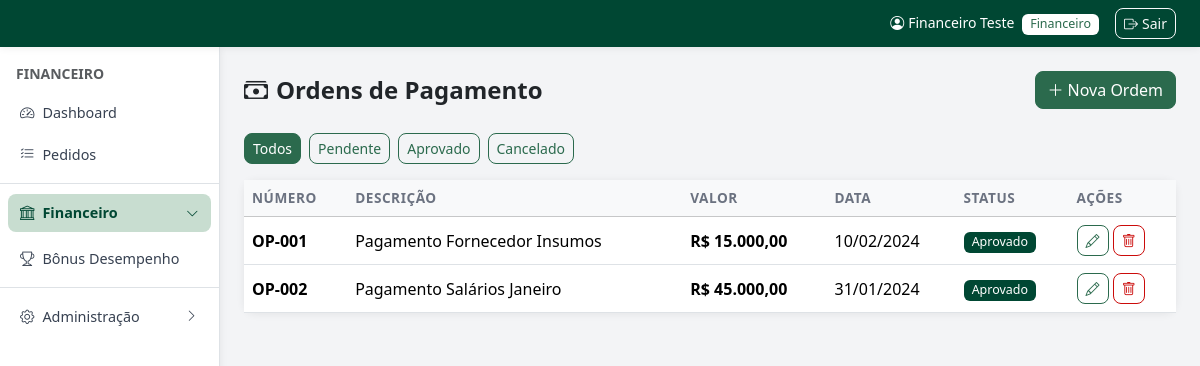
The page /admin/financeiro/ordens-pagamento.php (signed in) on the database its author committed.
### tables this page shows
CREATE TABLE IF NOT EXISTS ordens_pagamento (
    id INT AUTO_INCREMENT PRIMARY KEY,
    numero_ordem VARCHAR(50),
    descricao VARCHAR(200),
    valor DECIMAL(12,2) DEFAULT 0,
    data_ordem DATE,
    status ENUM('pendente','aprovado','cancelado') DEFAULT 'pendente',
    created_at TIMESTAMP DEFAULT CURRENT_TIMESTAMP
);

### admin/financeiro/ordens-pagamento.php (the view, shortened to what this page needs)
<?php
require_once __DIR__ . '/../../config.php';
$filtro = $_GET['status'] ?? '';
$where = $filtro ? 'WHERE status=?' : '';
$params = $filtro ? [$filtro] : [];
$ordens = db()->prepare("SELECT * FROM ordens_pagamento $where ORDER BY data_ordem DESC");
$ordens->execute($params);
$ordens = $ordens->fetchAll();
require_once LAYOUT_PATH . '/header.php';
?>
<div class="d-flex flex-wrap justify-content-between align-items-center gap-2 mb-4">
    <h4 class="fw-bold mb-0"><i class="bi bi-cash-stack me-2"></i>Ordens de Pagamento</h4>
    <button class="btn btn-primary" data-bs-toggle="modal" data-bs-target="#modal" onclick="novoReg()"><i class="bi bi-plus-lg me-1"></i>Nova Ordem</button>
</div>
<div class="mb-3 d-flex gap-2">
    <?php foreach ([''=>'Todos','pendente'=>'Pendente','aprovado'=>'Aprovado','cancelado'=>'Cancelado'] as $v=>$l): ?>
    <a href="?status=<?= $v ?>" class="btn btn-sm btn-<?= $filtro===$v?'primary':'outline-primary' ?>"><?= $l ?></a>
    <?php endforeach; ?>
</div>
<div class="card shadow-sm border-0"><div class="card-body p-0"><div class="table-responsive">
<table class="table table-hover mb-0">
    <thead class="table-light"><tr><th>Número</th><th>Descrição</th><th>Valor</th><th>Data</th><th>Status</th><th>Ações</th></tr></thead>
    <tbody>
    <?php if ($ordens): foreach ($ordens as $o): ?>
        <tr>
            <td><strong><?= e($o['numero_ordem']) ?></strong></td>
            <td><?= e($o['descricao']) ?></td>
            <td class="fw-semibold"><?= moedaBR($o['valor']) ?></td>
            <td><?= dataBR($o['data_ordem']) ?></td>
            <td><?= statusBadge($o['status']) ?></td>
            <td>
                <button class="btn btn-sm btn-outline-primary" onclick="editarReg(<?= htmlspecialchars(json_encode($o),ENT_QUOTES) ?>)"><i class="bi bi-pencil"></i></button>
                <form method="POST" class="d-inline" onsubmit="return confirm('Excluir?')"><button class="btn btn-sm btn-outline-danger"><i class="bi bi-trash"></i></button></form>
            </td>
        </tr>
    <?php endforeach; else: ?><tr><td colspan="6" class="text-center text-muted py-4">Nenhuma ordem.</td></tr><?php endif; ?>
    </tbody>
</table></div></div></div>
<?php require_once LAYOUT_PATH . '/footer.php'; ?>

### config.php (shortened to what this page needs)
<?php
function db() {
    static $pdo = null;
    if ($pdo === null) {
        try {
            $pdo = new PDO(
                'mysql:host=' . DB_HOST . ';dbname=' . DB_NAME . ';charset=utf8mb4',
                DB_USER, DB_PASS,
                [PDO::ATTR_ERRMODE => PDO::ERRMODE_EXCEPTION,
                 PDO::ATTR_DEFAULT_FETCH_MODE => PDO::FETCH_ASSOC]
            );
            try { $pdo->exec("ALTER TABLE pedidos ADD COLUMN lote_id VARCHAR(40) NULL"); } catch (PDOException $e) {}
            try { $pdo->exec("ALTER TABLE clientes MODIFY COLUMN email VARCHAR(255) NULL DEFAULT NULL"); } catch (PDOException $e) {}
            try { $pdo->exec("UPDATE clientes SET email = NULL WHERE email = ''"); } catch (PDOException $e) {}
            try { $pdo->exec("ALTER TABLE tabela_precos ADD COLUMN preco_network DECIMAL(10,2) NULL DEFAULT NULL"); } catch (PDOException $e) {}
            try { $pdo->exec("ALTER TABLE tabela_precos ADD COLUMN preco_auxiliar DECIMAL(10,2) NULL DEFAULT NULL"); } catch (PDOException $e) {}
            try { $pdo->exec("ALTER TABLE pedidos ADD COLUMN desconto_campanha DECIMAL(5,2) NULL DEFAULT NULL"); } catch (PDOException $e) {}
            try { $pdo->exec("ALTER TABLE bonus_ma_logs ADD COLUMN valor_utilizado DECIMAL(10,2) NOT NULL DEFAULT 0"); } catch (PDOException $e) {}
            try { $pdo->exec("ALTER TABLE pedidos ADD COLUMN forma_pagamento VARCHAR(60) NULL DEFAULT NULL"); } catch (PDOException $e) {}
            try { $pdo->exec("ALTER TABLE creditos ADD COLUMN valor_utilizado DECIMAL(12,2) NOT NULL DEFAULT 0"); } catch (PDOException $e) {}
            try { $pdo->exec("ALTER TABLE pedidos ADD COLUMN credito_utilizado DECIMAL(12,2) NULL DEFAULT NULL"); } catch (PDOException $e) {}
            try { $pdo->exec("ALTER TABLE pedidos ADD COLUMN desconto_pagamento DECIMAL(12,2) NULL DEFAULT NULL"); } catch (PDOException $e) {}
            try { $pdo->exec("ALTER TABLE clientes ADD COLUMN email VARCHAR(120) NULL DEFAULT NULL"); } catch (PDOException $e) {}
            try { $pdo->exec("ALTER TABLE clientes ADD COLUMN senha VARCHAR(255) NULL DEFAULT NULL"); } catch (PDOException $e) {}
            try { $pdo->exec("ALTER TABLE pedidos MODIFY COLUMN status ENUM('comercial','financeiro','faturamento','faturado','cancelado','reprovado') DEFAULT 'comercial'"); } catch (PDOException $e) {}
            try { $pdo->exec("ALTER TABLE usuarios MODIFY COLUMN tipo_acesso ENUM('comercial','financeiro','supervisor','tecnologia da informacao','recursos humanos','marketing','diretoria','centro tecnico','contabilidade','recepcao','expedicao') NOT NULL DEFAULT 'comercial'"); } catch (PDOException $e) {}
            try { $pdo->exec("ALTER TABLE clientes ADD COLUMN desconto_canal DECIMAL(10,4) DEFAULT 0"); } catch (PDOException $e) {}
            try { $pdo->exec("ALTER TABLE campanhas ADD COLUMN canal_venda_id INT NULL"); } catch (PDOException $e) {}
            try { $pdo->exec("ALTER TABLE clientes ADD COLUMN supervisor VARCHAR(100) NULL"); } catch (PDOException $e) {}
            try { $pdo->exec("UPDATE clientes SET supervisor = vendedor WHERE supervisor IS NULL AND vendedor IS NOT NULL"); } catch (PDOException $e) {}
            try { $pdo->exec("ALTER TABLE pedidos ADD COLUMN supervisor VARCHAR(100) NULL"); } catch (PDOException $e) {}
            try { $pdo->exec("UPDATE pedidos SET supervisor = vendedor WHERE supervisor IS NULL AND vendedor IS NOT NULL"); } catch (PDOException $e) {}
            try { $pdo->exec("CREATE TABLE IF NOT EXISTS grupo_empresas (
                id         INT AUTO_INCREMENT PRIMARY KEY,
                nome       VARCHAR(120) NOT NULL,
                descricao  TEXT,
                created_at TIMESTAMP DEFAULT CURRENT_TIMESTAMP
            )"); } catch (PDOException $e) {}
            try { $pdo->exec("CREATE TABLE IF NOT EXISTS grupo_empresas_clientes (
                id        INT AUTO_INCREMENT PRIMARY KEY,
                grupo_id  INT NOT NULL,
                cliente_id INT NOT NULL,
                UNIQUE KEY uq_grupo_cliente (grupo_id, cliente_id)
            )"); } catch (PDOException $e) {}
            try { $pdo->exec("CREATE TABLE IF NOT EXISTS webhook_logs (
                id         INT AUTO_INCREMENT PRIMARY KEY,
                origem     VARCHAR(50)  NOT NULL,
                evento     VARCHAR(100) NOT NULL,
                status     VARCHAR(20)  NOT NULL,
                detalhe    TEXT,
                cliente_id INT NULL,
                created_at TIMESTAMP DEFAULT CURRENT_TIMESTAMP
            )"); } catch (PDOException $e) {}
            try { $pdo->exec("CREATE TABLE IF NOT EXISTS pedido_logs (
                id            INT AUTO_INCREMENT PRIMARY KEY,
                pedido_id     INT          NOT NULL,
                numero_pedido VARCHAR(50)  NOT NULL,
                usuario_nome  VARCHAR(100),
                usuario_tipo  VARCHAR(30),
                acao          VARCHAR(120) NOT NULL,
                status_antes  VARCHAR(30),
                status_depois VARCHAR(30),
                detalhes      TEXT,
                created_at    TIMESTAMP DEFAULT CURRENT_TIMESTAMP,
                INDEX idx_pedido (pedido_id),
                INDEX idx_numero (numero_pedido)
            )"); } catch (PDOException $e) {}
            try { $pdo->exec("ALTER TABLE campanhas ADD COLUMN tipo VARCHAR(20) NOT NULL DEFAULT 'desconto'"); } catch (PDOException $e) {}
            try { $pdo->exec("CREATE TABLE IF NOT EXISTS campanha_bonificacao (
                id              INT AUTO_INCREMENT PRIMARY KEY,
                codigo_campanha VARCHAR(50) NOT NULL,
                produto_id      INT NOT NULL,
                quantidade      INT NOT NULL DEFAULT 1,
                KEY idx_camp_bonif (codigo_campanha)
            ) ENGINE=InnoDB DEFAULT CHARSET=utf8mb4 COLLATE=utf8mb4_unicode_ci"); } catch (PDOException $e) {}
            try { $pdo->exec("UPDATE usuarios SET tipo_usuario = 'Interno' WHERE tipo_usuario IS NULL OR tipo_usuario NOT IN ('Interno','Externo')"); } catch (PDOException $e) {}
            try { $pdo->exec("ALTER TABLE usuarios CHANGE COLUMN telefone celular VARCHAR(20)"); } catch (PDOException $e) {}
            try { $pdo->exec("RENAME TABLE sms_logs TO whatsapp_logs"); } catch (PDOException $e) {}
            try { $pdo->exec("CREATE TABLE IF NOT EXISTS whatsapp_logs (
                id          INT AUTO_INCREMENT PRIMARY KEY,
                usuario_id  INT NULL,
                destino     VARCHAR(30) NOT NULL,
                remetente   VARCHAR(30) NOT NULL,
                mensagem    TEXT NOT NULL,
                ip_origem   VARCHAR(45) NULL,
                status      VARCHAR(20) NOT NULL DEFAULT 'enviado',
                created_at  TIMESTAMP DEFAULT CURRENT_TIMESTAMP,
                INDEX idx_wa_usuario (usuario_id)
            ) ENGINE=InnoDB DEFAULT CHARSET=utf8mb4 COLLATE=utf8mb4_unicode_ci"); } catch (PDOException $e) {}
        } catch (PDOException $e) {
            die('Erro de conexão com o banco de dados. <a href="' . BASE_URL . '/install.php">Clique aqui para configurar.</a>');
        }
    }
    return $pdo;
}
function e($s) {
    return htmlspecialchars((string)($s ?? ''), ENT_QUOTES, 'UTF-8');
}
function moedaBR($v) {
    return 'R$ ' . number_format((float)$v, 2, ',', '.');
}
function dataBR($d) {
    return date('d/m/Y', strtotime($d));
}
function statusBadge($s) {
    $map = [
        'comercial'   => ['primary',   'Aguardando Comercial'],
        'financeiro'  => ['warning',   'Aguardando Financeiro'],
        'faturamento' => ['info',      'Aguardando Faturamento'],
        'faturado'    => ['success',   'Faturado'],
        'cancelado'   => ['danger',    'Cancelado'],
        'reprovado'   => ['danger',    'Cancelado'],
        'ativo'       => ['success',   'Ativo'],
        'inativo'     => ['secondary', 'Inativo'],
        'aberto'      => ['warning',   'Aberto'],
        'pago'        => ['success',   'Pago'],
        'vencido'     => ['danger',    'Vencido'],
        'aprovado'    => ['success',   'Aprovado'],
        'pendente'    => ['secondary', 'Pendente'],
    ];
    [$cls, $label] = $map[$s] ?? ['secondary', ucfirst($s)];
    return '<span class="badge bg-' . $cls . '">' . $label . '</span>';
}

### assets/css/style.css (style rules this page uses)
:root { --brand-darkest: #004733; --brand-dark: #2b6a4d; --brand-mid: #568d66; --brand-light: #a5c1ae; --gray-bg: #f3f4f6; --gray-border: #dcdfe5; --red-light: #df8080; --red-mid: #cb0b0a; --red-dark: #ad080f; --red-darkest: #8e0413; }
body { font-family: 'Segoe UI', system-ui, -apple-system, sans-serif; background-color: var(--gray-bg); }
.btn-primary { background-color: var(--brand-dark); border-color: var(--brand-dark); color: #fff; }
.btn-outline-primary { color: var(--brand-dark); border-color: var(--brand-dark); }
.bg-success { background-color: var(--brand-darkest) !important; }
.badge.bg-success { background-color: var(--brand-darkest) !important; }
.btn-outline-danger { color: var(--red-mid); border-color: var(--red-mid); }
.card { border-radius: 12px; }
.table th { font-weight: 600; font-size: .85rem; text-transform: uppercase; letter-spacing: .04em; color: #6b7280; }
.table td { vertical-align: middle; }
.badge { font-size: .78rem; font-weight: 500; padding: .35em .65em; border-radius: 6px; }
.btn { border-radius: 8px; font-weight: 500; }
.shadow-sm { box-shadow: 0 1px 8px rgba(0,0,0,.07) !important; }
body { overflow-x: hidden; }

### rows shown on the page
ordens_pagamento: numero_ordem "OP-001", descricao "Pagamento Fornecedor Insumos", valor "R$ 15.000,00", data_ordem "10/02/2024"
ordens_pagamento: numero_ordem "OP-002", descricao "Pagamento Salários Janeiro", valor "R$ 45.000,00", data_ordem "31/01/2024"

### other values the page prints
$_usuario['nome'] "Financeiro Teste"
$_usuario['tipo'] "Financeiro"
$tipoLabels[$_usuario['tipo']] "FINANCEIRO"
$l "Todos"
$l "Pendente"
$l "Aprovado"
$l "Cancelado"
